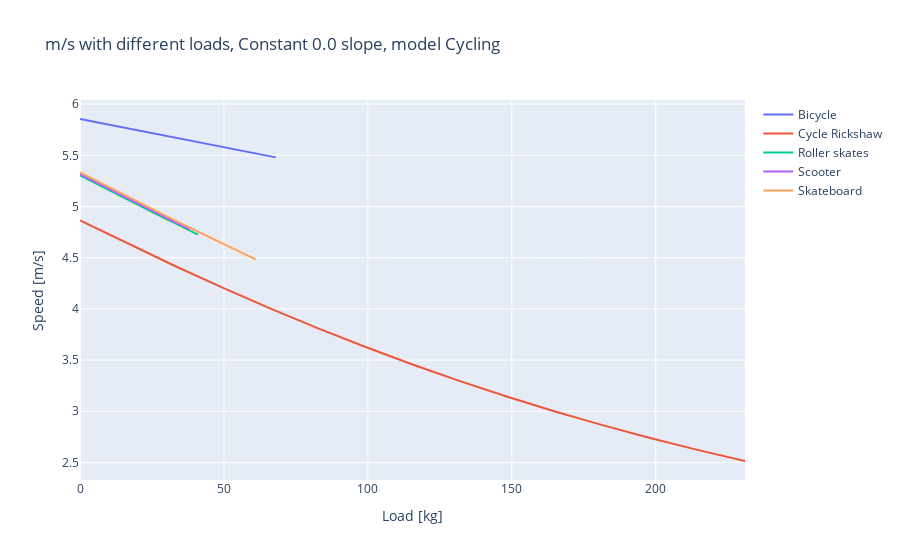
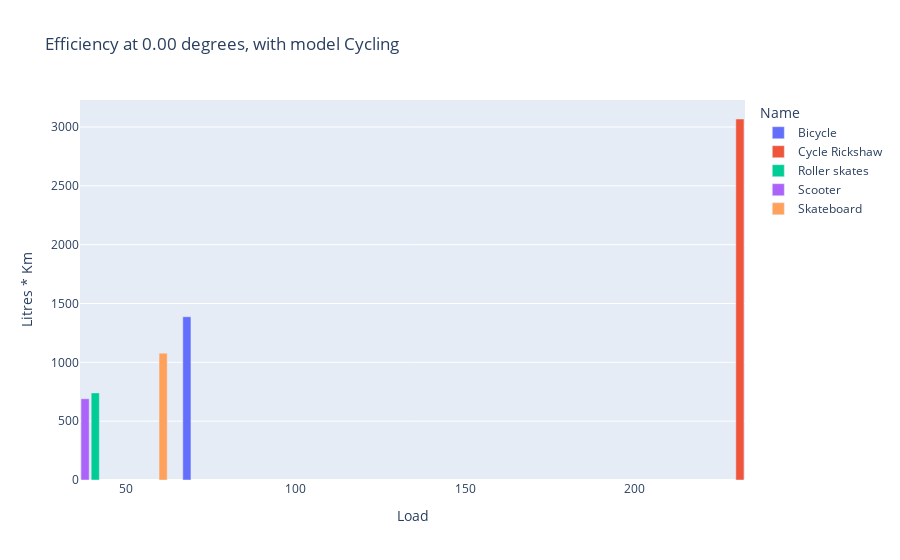
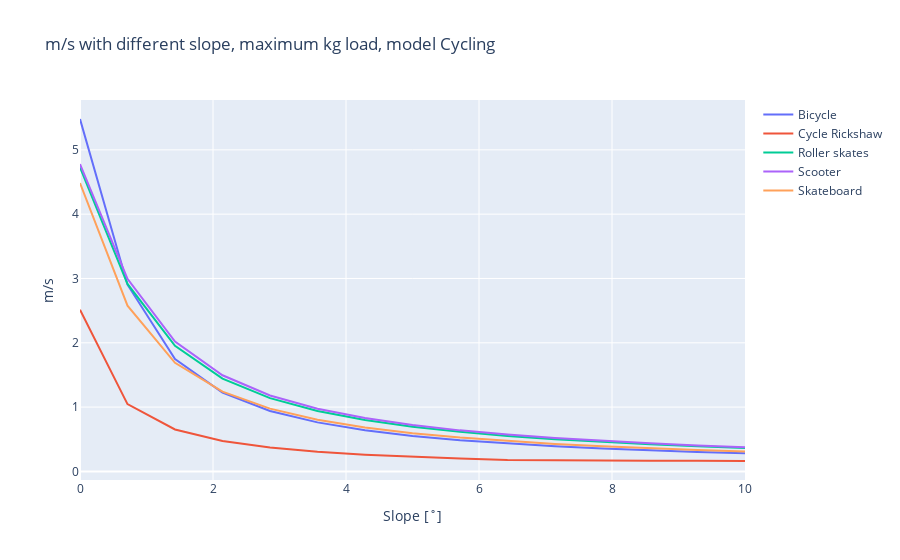

Notebook code for these charts, in order:
### Code cell
# mr.velocitykgs



mm.plotting_hpv.load_plot_plotly(mr, mo, hpv)
mm.plotting_hpv.bar_plot_loading_distance(mr, mo, hpv, mv)
mm.plotting_hpv.slope_plot_plotly(mr, mo, hpv)

### Figure 1 — Plotly figure (JSON) as saved in the notebook; plotly's stock layout.template omitted (floating-point values rounded to 4 significant figures)
{"data": [{"mode": "lines", "name": "Bicycle", "type": "scatter", "x": [0, 4.857, 9.714, 14.57, 19.43, 24.29, 29.14, 34, 38.86, 43.71, 48.57, 53.43, 58.29, 63.14, 68], "y": [5.855, 5.828, 5.801, 5.774, 5.747, 5.72, 5.693, 5.667, 5.64, 5.613, 5.586, 5.56, 5.533, 5.506, 5.48]}, {"mode": "lines", "name": "Cycle Rickshaw", "type": "scatter", "x": [0, 16.5, 33, 49.5, 66, 82.5, 99, 115.5, 132, 148.5, 165, 181.5, 198, 214.5, 231], "y": [4.864, 4.638, 4.419, 4.208, 4.006, 3.813, 3.63, 3.457, 3.294, 3.142, 2.999, 2.865, 2.74, 2.623, 2.515]}, {"mode": "lines", "name": "Roller skates", "type": "scatter", "x": [0, 2.929, 5.857, 8.786, 11.71, 14.64, 17.57, 20.5, 23.43, 26.36, 29.29, 32.21, 35.14, 38.07, 41], "y": [5.304, 5.262, 5.219, 5.177, 5.136, 5.094, 5.052, 5.011, 4.97, 4.929, 4.888, 4.847, 4.807, 4.766, 4.726]}, {"mode": "lines", "name": "Scooter", "type": "scatter", "x": [0, 2.714, 5.429, 8.143, 10.86, 13.57, 16.29, 19, 21.71, 24.43, 27.14, 29.86, 32.57, 35.29, 38], "y": [5.315, 5.276, 5.237, 5.198, 5.159, 5.121, 5.082, 5.044, 5.005, 4.967, 4.929, 4.891, 4.853, 4.816, 4.778]}, {"mode": "lines", "name": "Skateboard", "type": "scatter", "x": [0, 4.357, 8.714, 13.07, 17.43, 21.79, 26.14, 30.5, 34.86, 39.21, 43.57, 47.93, 52.29, 56.64, 61], "y": [5.333, 5.27, 5.207, 5.145, 5.083, 5.021, 4.96, 4.899, 4.838, 4.778, 4.719, 4.659, 4.601, 4.542, 4.485]}], "layout": {"title": {"text": "m/s with different loads, Constant 0.0 slope, model Cycling"}, "xaxis": {"title": {"text": "Load [kg]"}}, "yaxis": {"title": {"text": "Speed [m/s]"}}}}

### Figure 2 — Plotly figure (JSON) as saved in the notebook; plotly's stock layout.template omitted (floating-point values rounded to 4 significant figures)
{"data": [{"alignmentgroup": "True", "customdata": [["Bicycle", 5.667, 5.48, 4.3, 81.61, 163.2, 0, 8, 0.01081]], "hovertemplate": "Name=%{customdata[0]}<br>Load=%{x}<br>Litres * Km=%{y}<br>Average Trip Velocity=%{customdata[1]}<br>Loaded Velocity=%{customdata[2]}<br>Unloaded Velocity=%{customdata[3]}<br>Distance to Water Achievable=%{customdata[4]}<br>Total Round trip Distance Achievable=%{customdata[5]}<br>Slope=%{customdata[6]}<br>Hours Collecting Water Max=%{customdata[7]}<br>Hours Spent Collecting Single Person Water=%{customdata[8]}<extra></extra>", "legendgroup": "Bicycle", "marker": {"color": "#636efa", "pattern": {"shape": ""}}, "name": "Bicycle", "offsetgroup": "Bicycle", "orientation": "v", "showlegend": true, "textposition": "auto", "type": "bar", "x": [68], "xaxis": "x", "y": [1387.0], "yaxis": "y"}, {"alignmentgroup": "True", "customdata": [["Cycle Rickshaw", 3.689, 2.515, 4.3, 53.13, 106.3, 0, 8, 0.004889]], "hovertemplate": "Name=%{customdata[0]}<br>Load=%{x}<br>Litres * Km=%{y}<br>Average Trip Velocity=%{customdata[1]}<br>Loaded Velocity=%{customdata[2]}<br>Unloaded Velocity=%{customdata[3]}<br>Distance to Water Achievable=%{customdata[4]}<br>Total Round trip Distance Achievable=%{customdata[5]}<br>Slope=%{customdata[6]}<br>Hours Collecting Water Max=%{customdata[7]}<br>Hours Spent Collecting Single Person Water=%{customdata[8]}<extra></extra>", "legendgroup": "Cycle Rickshaw", "marker": {"color": "#EF553B", "pattern": {"shape": ""}}, "name": "Cycle Rickshaw", "offsetgroup": "Cycle Rickshaw", "orientation": "v", "showlegend": true, "textposition": "auto", "type": "bar", "x": [231], "xaxis": "x", "y": [3068.0], "yaxis": "y"}, {"alignmentgroup": "True", "customdata": [["Roller skates", 5.015, 4.726, 3.6, 72.22, 144.4, 0, 8, 0.02026]], "hovertemplate": "Name=%{customdata[0]}<br>Load=%{x}<br>Litres * Km=%{y}<br>Average Trip Velocity=%{customdata[1]}<br>Loaded Velocity=%{customdata[2]}<br>Unloaded Velocity=%{customdata[3]}<br>Distance to Water Achievable=%{customdata[4]}<br>Total Round trip Distance Achievable=%{customdata[5]}<br>Slope=%{customdata[6]}<br>Hours Collecting Water Max=%{customdata[7]}<br>Hours Spent Collecting Single Person Water=%{customdata[8]}<extra></extra>", "legendgroup": "Roller skates", "marker": {"color": "#00cc96", "pattern": {"shape": ""}}, "name": "Roller skates", "offsetgroup": "Roller skates", "orientation": "v", "showlegend": true, "textposition": "auto", "type": "bar", "x": [41], "xaxis": "x", "y": [740.2], "yaxis": "y"}, {"alignmentgroup": "True", "customdata": [["Scooter", 5.047, 4.778, 4, 72.67, 145.3, 0, 8, 0.02173]], "hovertemplate": "Name=%{customdata[0]}<br>Load=%{x}<br>Litres * Km=%{y}<br>Average Trip Velocity=%{customdata[1]}<br>Loaded Velocity=%{customdata[2]}<br>Unloaded Velocity=%{customdata[3]}<br>Distance to Water Achievable=%{customdata[4]}<br>Total Round trip Distance Achievable=%{customdata[5]}<br>Slope=%{customdata[6]}<br>Hours Collecting Water Max=%{customdata[7]}<br>Hours Spent Collecting Single Person Water=%{customdata[8]}<extra></extra>", "legendgroup": "Scooter", "marker": {"color": "#ab63fa", "pattern": {"shape": ""}}, "name": "Scooter", "offsetgroup": "Scooter", "orientation": "v", "showlegend": true, "textposition": "auto", "type": "bar", "x": [38], "xaxis": "x", "y": [690.4], "yaxis": "y"}, {"alignmentgroup": "True", "customdata": [["Skateboard", 4.909, 4.485, 4, 70.68, 141.4, 0, 8, 0.01392]], "hovertemplate": "Name=%{customdata[0]}<br>Load=%{x}<br>Litres * Km=%{y}<br>Average Trip Velocity=%{customdata[1]}<br>Loaded Velocity=%{customdata[2]}<br>Unloaded Velocity=%{customdata[3]}<br>Distance to Water Achievable=%{customdata[4]}<br>Total Round trip Distance Achievable=%{customdata[5]}<br>Slope=%{customdata[6]}<br>Hours Collecting Water Max=%{customdata[7]}<br>Hours Spent Collecting Single Person Water=%{customdata[8]}<extra></extra>", "legendgroup": "Skateboard", "marker": {"color": "#FFA15A", "pattern": {"shape": ""}}, "name": "Skateboard", "offsetgroup": "Skateboard", "orientation": "v", "showlegend": true, "textposition": "auto", "type": "bar", "x": [61], "xaxis": "x", "y": [1078.0], "yaxis": "y"}], "layout": {"barmode": "relative", "legend": {"title": {"text": "Name"}, "tracegroupgap": 0}, "title": {"text": "Efficiency at 0.00 degrees, with model Cycling"}, "xaxis": {"anchor": "y", "domain": [0, 1], "title": {"text": "Load"}}, "yaxis": {"anchor": "x", "domain": [0, 1], "title": {"text": "Litres * Km"}}}}

### Figure 3 — Plotly figure (JSON) as saved in the notebook; plotly's stock layout.template omitted (floating-point values rounded to 4 significant figures)
{"data": [{"mode": "lines", "name": "Bicycle", "type": "scatter", "x": [0, 0.7143, 1.429, 2.143, 2.857, 3.571, 4.286, 5, 5.714, 6.429, 7.143, 7.857, 8.571, 9.286, 10], "y": [5.48, 2.904, 1.747, 1.225, 0.9404, 0.7622, 0.6405, 0.5523, 0.4853, 0.4329, 0.3906, 0.3559, 0.3268, 0.3022, 0.281]}, {"mode": "lines", "name": "Cycle Rickshaw", "type": "scatter", "x": [0, 0.7143, 1.429, 2.143, 2.857, 3.571, 4.286, 5, 5.714, 6.429, 7.143, 7.857, 8.571, 9.286, 10], "y": [2.515, 1.046, 0.6524, 0.4736, 0.3716, 0.3058, 0.2598, 0.2258, 0.1996, 0.1789, 0.1722, 0.1696, 0.167, 0.1644, 0.1618]}, {"mode": "lines", "name": "Roller skates", "type": "scatter", "x": [0, 0.7143, 1.429, 2.143, 2.857, 3.571, 4.286, 5, 5.714, 6.429, 7.143, 7.857, 8.571, 9.286, 10], "y": [4.726, 2.915, 1.954, 1.444, 1.14, 0.9402, 0.7997, 0.6956, 0.6153, 0.5517, 0.4999, 0.457, 0.4209, 0.3901, 0.3635]}, {"mode": "lines", "name": "Scooter", "type": "scatter", "x": [0, 0.7143, 1.429, 2.143, 2.857, 3.571, 4.286, 5, 5.714, 6.429, 7.143, 7.857, 8.571, 9.286, 10], "y": [4.778, 2.995, 2.02, 1.495, 1.181, 0.9748, 0.8293, 0.7213, 0.6381, 0.5721, 0.5185, 0.474, 0.4365, 0.4046, 0.377]}, {"mode": "lines", "name": "Skateboard", "type": "scatter", "x": [0, 0.7143, 1.429, 2.143, 2.857, 3.571, 4.286, 5, 5.714, 6.429, 7.143, 7.857, 8.571, 9.286, 10], "y": [4.485, 2.578, 1.689, 1.24, 0.9765, 0.8048, 0.6842, 0.5949, 0.5262, 0.4717, 0.4274, 0.3907, 0.3598, 0.3335, 0.3107]}], "layout": {"title": {"text": "m/s with different slope, maximum kg load, model Cycling"}, "xaxis": {"title": {"text": "Slope [˚]"}}, "yaxis": {"title": {"text": "m/s"}}}}
